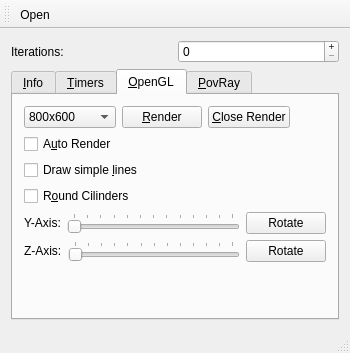
<?xml version="1.0" encoding="UTF-8"?>
<ui version="4.0">
 <class>QlSysClass</class>
 <widget class="QMainWindow" name="QlSysClass">
  <property name="geometry">
   <rect>
    <x>0</x>
    <y>0</y>
    <width>350</width>
    <height>353</height>
   </rect>
  </property>
  <property name="windowTitle">
   <string>QlSys</string>
  </property>
  <property name="windowIcon">
   <iconset>
    <normaloff>res/icon.png</normaloff>res/icon.png</iconset>
  </property>
  <widget class="QWidget" name="centralWidget">
   <layout class="QVBoxLayout" name="verticalLayout">
    <item>
     <layout class="QHBoxLayout" name="horizontalLayout">
      <item>
       <widget class="QLabel" name="label_11">
        <property name="text">
         <string>Iterations:</string>
        </property>
       </widget>
      </item>
      <item>
       <widget class="QSpinBox" name="spinIteration">
        <property name="minimumSize">
         <size>
          <width>100</width>
          <height>0</height>
         </size>
        </property>
        <property name="layoutDirection">
         <enum>Qt::LeftToRight</enum>
        </property>
        <property name="buttonSymbols">
         <enum>QAbstractSpinBox::PlusMinus</enum>
        </property>
        <property name="maximum">
         <number>200</number>
        </property>
       </widget>
      </item>
     </layout>
    </item>
    <item>
     <widget class="QTabWidget" name="tabWidget">
      <property name="currentIndex">
       <number>2</number>
      </property>
      <widget class="QWidget" name="tab">
       <attribute name="title">
        <string>&amp;Info</string>
       </attribute>
       <layout class="QFormLayout" name="formLayout_2">
        <item row="0" column="0">
         <widget class="QLabel" name="label_5">
          <property name="text">
           <string>File:</string>
          </property>
         </widget>
        </item>
        <item row="0" column="1">
         <widget class="QLineEdit" name="txtFilename">
          <property name="readOnly">
           <bool>true</bool>
          </property>
         </widget>
        </item>
        <item row="1" column="0">
         <widget class="QLabel" name="label_2">
          <property name="text">
           <string>String Length:</string>
          </property>
         </widget>
        </item>
        <item row="1" column="1">
         <widget class="QLineEdit" name="txtStrlen">
          <property name="readOnly">
           <bool>true</bool>
          </property>
         </widget>
        </item>
        <item row="2" column="0">
         <widget class="QLabel" name="label_3">
          <property name="text">
           <string># Triangles:</string>
          </property>
         </widget>
        </item>
        <item row="2" column="1">
         <widget class="QLineEdit" name="txtTria">
          <property name="readOnly">
           <bool>true</bool>
          </property>
         </widget>
        </item>
        <item row="3" column="0">
         <widget class="QLabel" name="label_4">
          <property name="text">
           <string># Cylinders:</string>
          </property>
         </widget>
        </item>
        <item row="3" column="1">
         <widget class="QLineEdit" name="txtCyl">
          <property name="readOnly">
           <bool>true</bool>
          </property>
         </widget>
        </item>
       </layout>
      </widget>
      <widget class="QWidget" name="tab_2">
       <attribute name="title">
        <string>&amp;Timers</string>
       </attribute>
       <layout class="QFormLayout" name="formLayout_3">
        <item row="0" column="0">
         <widget class="QLabel" name="label">
          <property name="text">
           <string>Iterating:</string>
          </property>
         </widget>
        </item>
        <item row="0" column="1">
         <widget class="QLineEdit" name="txtIttime"/>
        </item>
        <item row="1" column="0">
         <widget class="QLabel" name="label_6">
          <property name="text">
           <string>Calculating geometry:</string>
          </property>
         </widget>
        </item>
        <item row="1" column="1">
         <widget class="QLineEdit" name="txtCalctime"/>
        </item>
        <item row="2" column="0">
         <widget class="QLabel" name="label_7">
          <property name="text">
           <string>OpenGL Rendering:</string>
          </property>
         </widget>
        </item>
        <item row="2" column="1">
         <widget class="QLineEdit" name="txtRendertime"/>
        </item>
       </layout>
      </widget>
      <widget class="QWidget" name="tab_3">
       <attribute name="title">
        <string>&amp;OpenGL</string>
       </attribute>
       <layout class="QVBoxLayout" name="verticalLayout_3">
        <item>
         <layout class="QHBoxLayout" name="horizontalLayout_2">
          <item>
           <widget class="QComboBox" name="cmbResolution">
            <property name="currentIndex">
             <number>5</number>
            </property>
            <item>
             <property name="text">
              <string>160x120</string>
             </property>
            </item>
            <item>
             <property name="text">
              <string>176x144</string>
             </property>
            </item>
            <item>
             <property name="text">
              <string>320x240</string>
             </property>
            </item>
            <item>
             <property name="text">
              <string>400x300</string>
             </property>
            </item>
            <item>
             <property name="text">
              <string>640x480</string>
             </property>
            </item>
            <item>
             <property name="text">
              <string>800x600</string>
             </property>
            </item>
            <item>
             <property name="text">
              <string>1024x768</string>
             </property>
            </item>
            <item>
             <property name="text">
              <string>1280x1024</string>
             </property>
            </item>
           </widget>
          </item>
          <item>
           <widget class="QPushButton" name="btnRender">
            <property name="text">
             <string>&amp;Render</string>
            </property>
           </widget>
          </item>
          <item>
           <widget class="QPushButton" name="btnRendClose">
            <property name="text">
             <string>&amp;Close Render</string>
            </property>
           </widget>
          </item>
          <item>
           <spacer name="horizontalSpacer">
            <property name="orientation">
             <enum>Qt::Horizontal</enum>
            </property>
            <property name="sizeHint" stdset="0">
             <size>
              <width>40</width>
              <height>20</height>
             </size>
            </property>
           </spacer>
          </item>
         </layout>
        </item>
        <item>
         <widget class="QCheckBox" name="chkAutorender">
          <property name="text">
           <string>A&amp;uto Render</string>
          </property>
         </widget>
        </item>
        <item>
         <widget class="QCheckBox" name="chkLineMode">
          <property name="text">
           <string>Draw simple &amp;lines</string>
          </property>
         </widget>
        </item>
        <item>
         <widget class="QCheckBox" name="chkRound">
          <property name="text">
           <string>R&amp;ound Cilinders</string>
          </property>
         </widget>
        </item>
        <item>
         <layout class="QHBoxLayout" name="horizontalLayout_3">
          <item>
           <widget class="QLabel" name="label_8">
            <property name="text">
             <string>Y-Axis:</string>
            </property>
           </widget>
          </item>
          <item>
           <widget class="QSlider" name="sldRotY">
            <property name="maximum">
             <number>359</number>
            </property>
            <property name="orientation">
             <enum>Qt::Horizontal</enum>
            </property>
            <property name="tickPosition">
             <enum>QSlider::TicksAbove</enum>
            </property>
            <property name="tickInterval">
             <number>30</number>
            </property>
           </widget>
          </item>
          <item>
           <widget class="QPushButton" name="btnRotY">
            <property name="text">
             <string>Rotate</string>
            </property>
           </widget>
          </item>
         </layout>
        </item>
        <item>
         <layout class="QHBoxLayout" name="horizontalLayout_4">
          <item>
           <widget class="QLabel" name="label_9">
            <property name="text">
             <string>Z-Axis:</string>
            </property>
           </widget>
          </item>
          <item>
           <widget class="QSlider" name="sldRotZ">
            <property name="maximum">
             <number>359</number>
            </property>
            <property name="orientation">
             <enum>Qt::Horizontal</enum>
            </property>
            <property name="tickPosition">
             <enum>QSlider::TicksAbove</enum>
            </property>
            <property name="tickInterval">
             <number>30</number>
            </property>
           </widget>
          </item>
          <item>
           <widget class="QPushButton" name="btnRotZ">
            <property name="text">
             <string>Rotate</string>
            </property>
           </widget>
          </item>
         </layout>
        </item>
        <item>
         <spacer name="verticalSpacer_2">
          <property name="orientation">
           <enum>Qt::Vertical</enum>
          </property>
          <property name="sizeHint" stdset="0">
           <size>
            <width>20</width>
            <height>101</height>
           </size>
          </property>
         </spacer>
        </item>
       </layout>
      </widget>
      <widget class="QWidget" name="tab_4">
       <attribute name="title">
        <string>&amp;PovRay</string>
       </attribute>
       <layout class="QVBoxLayout" name="verticalLayout_2">
        <item>
         <layout class="QHBoxLayout" name="horizontalLayout_6">
          <item>
           <widget class="QPushButton" name="btnRendPov">
            <property name="text">
             <string>Render in PO&amp;VRay</string>
            </property>
           </widget>
          </item>
          <item>
           <widget class="QPushButton" name="btnPov">
            <property name="text">
             <string>Export to &amp;POV</string>
            </property>
           </widget>
          </item>
         </layout>
        </item>
        <item>
         <layout class="QHBoxLayout" name="horizontalLayout_5">
          <item>
           <widget class="QLabel" name="label_10">
            <property name="text">
             <string>Options:</string>
            </property>
           </widget>
          </item>
          <item>
           <widget class="QLineEdit" name="txtPovSettings">
            <property name="text">
             <string>+W800 +H600 +Q11 +A0.1</string>
            </property>
           </widget>
          </item>
         </layout>
        </item>
        <item>
         <spacer name="verticalSpacer">
          <property name="orientation">
           <enum>Qt::Vertical</enum>
          </property>
          <property name="sizeHint" stdset="0">
           <size>
            <width>20</width>
            <height>123</height>
           </size>
          </property>
         </spacer>
        </item>
       </layout>
      </widget>
     </widget>
    </item>
   </layout>
  </widget>
  <widget class="QToolBar" name="mainToolBar">
   <attribute name="toolBarArea">
    <enum>TopToolBarArea</enum>
   </attribute>
   <attribute name="toolBarBreak">
    <bool>false</bool>
   </attribute>
   <addaction name="actionOpen"/>
  </widget>
  <widget class="QStatusBar" name="statusBar"/>
  <action name="actionOpen">
   <property name="text">
    <string>Open</string>
   </property>
   <property name="toolTip">
    <string>Open file</string>
   </property>
   <property name="shortcut">
    <string>Ctrl+O</string>
   </property>
  </action>
 </widget>
 <layoutdefault spacing="6" margin="11"/>
 <resources/>
 <connections/>
</ui>
